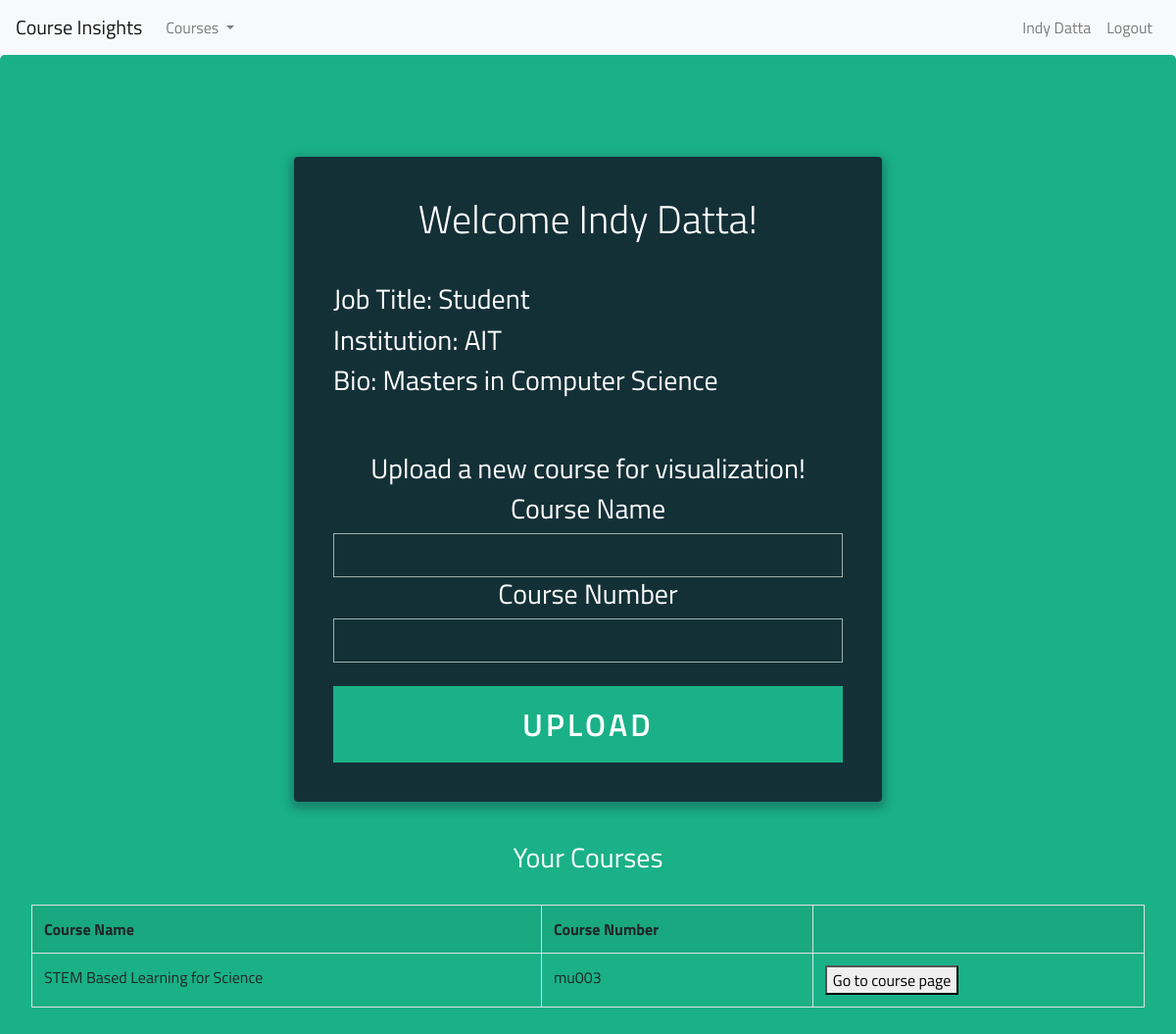
The app's page /profile.php (signed in) with its own data.
### tables this page shows
CREATE TABLE `courses` (
  `course_id` int(11) NOT NULL AUTO_INCREMENT,
  `course_name` varchar(255) NOT NULL,
  `course_number` varchar(255) NOT NULL,
  `user_id` int(11) NOT NULL,
  `isUpdated` tinyint(1) DEFAULT '0',
  PRIMARY KEY (`course_id`),
  KEY `fk_user` (`user_id`),
  CONSTRAINT `courses_ibfk_1` FOREIGN KEY (`user_id`) REFERENCES `user` (`user_id`) ON DELETE CASCADE ON UPDATE CASCADE
);

### profile.php (the view, shortened to what this page needs)
<?php
require 'db.php';
if ( $_SESSION['logged_in'] != 1 )
{
  $_SESSION['message'] = "You must log in before viewing your profile page!";
  header("location: error.php");
}
else
{
    $user_id = $_SESSION['user_id'];
    $first_name = $_SESSION['first_name'];
    $last_name = $_SESSION['last_name'];
    $title = $_SESSION['title'];
    $institution = $_SESSION['institution'];
    $bio = $_SESSION['bio'];
}
    $userID = $mysqli->escape_string($user_id);
    $query_selectCourses = "SELECT * FROM courses WHERE user_id='$userID'";
    $result = $mysqli->query($query_selectCourses);
?>
<!DOCTYPE html>
<html >
<head>
  <link rel="stylesheet" href="https://stackpath.bootstrapcdn.com/bootstrap/4.3.1/css/bootstrap.min.css">
</head>
<body>
  <nav class="navbar navbar-expand-lg navbar-light bg-light">
  <a class="navbar-brand" href="#">Course Insights</a>
  <div class="collapse navbar-collapse" id="navbarSupportedContent">
    <ul class="navbar-nav mr-auto">
      <li class="nav-item dropdown">
        <a class="nav-link dropdown-toggle" href="#" id="navbarDropdown" role="button" data-toggle="dropdown" aria-haspopup="true" aria-expanded="false">
          Courses
        </a>
      </li>
    </ul>
  </div>
  <div class="navbar-collapse collapse w-100 order-3 dual-collapse2">
        <ul class="navbar-nav ml-auto">
            <li class="nav-item">
                <a class="nav-link" href="#"> <?php echo $first_name.' '.$last_name ?> </a>
            </li>
            <li class="nav-item">
                <a class="nav-link" href="logout.php"> Logout </a>
            </li>
        </ul>
    </div>
</nav>
<div class="jumbotron">
   <div class="form">
          <h1 align="center">Welcome <?= $first_name.' '.$last_name.'!' ?></h1>
          <h3 align="left">Job Title: <?= $title ?> </h3>
          <h3 align="left">Institution: <?= $institution ?> </h3>
          <h3 align="left">Bio: <?= $bio ?></h3>
          <br>
          <br>
          <form method="post" enctype='multipart/form-data'>
            <h3 align="center"> Upload a new course for visualization! </h3>
            <div>
              <h3 align="center"> Course Name </h3>
              <input type="text" name="courseName">
            </div>
            <div>
              <h3 align="center"> Course Number </h3>
              <input type="text" name="courseNumber">
            </div>
            <br>
            <div>
              <input type="submit" name="upload" class="button button-block" value="Upload" />
            </div>
          </form>
    </div>
    <h3 align="center"> Your Courses </h3>
   <br />
    <form method="post" action="courseDash.php">
       <div class="table-responsive">
    <table class="table table-bordered table-striped">
     <tr>
      <th>Course Name</th>
      <th>Course Number</th>
      <th></th>
     </tr>
      <?php
        while($row = mysqli_fetch_array($result))
        {
          echo '
          <tr>
          <td>'.$row["course_name"].'</td>
          <td>'.$row["course_number"].'</td>
          <td><button type="submit" name="courseID" value='.$row["course_id"].'> Go to course page </td>
          </tr>
          ';
        }
     ?>
    </table>
   </div>
    </form>
</div>
</body>
</html>

### css/style.css (style rules this page uses)
*, *:before, *:after { box-sizing: border-box; }
html { overflow-y: scroll; }
body { background: #ffffff; font-family: 'Titillium Web', sans-serif; }
a { text-decoration: none; color: #1ab188; -webkit-transition: .5s ease; transition: .5s ease; }
.jumbotron { background: #1ab188; color: #ffffff; }
.form { background: rgba(19, 35, 47, 0.9); padding: 40px; max-width: 600px; margin: 40px auto; border-radius: 4px; box-shadow: 0 4px 10px 4px rgba(19, 35, 47, 0.3); }
h1 { text-align: center; color: #ffffff; font-weight: 300; margin: 0 0 40px; }
input, textarea { font-size: 22px; display: block; width: 100%; padding: 5px 10px; background: none; background-image: none; border: 1px solid #a0b3b0; color: #ffffff; border-radius: 0; -webkit-transition: border-color .25s ease, box-shadow .25s ease; transition: border-color .25s ease, box-shadow .25s ease; }
.button { border: 0; outline: none; border-radius: 0; padding: 15px 0; font-size: 2rem; font-weight: 600; text-transform: uppercase; letter-spacing: .1em; background: #1ab188; color: #ffffff; -webkit-transition: all 0.5s ease; transition: all 0.5s ease; -webkit-appearance: none; }
.button-block { display: block; width: 100%; }

### records on screen
courses: course_name "STEM Based Learning for Science", course_number "mu003", $row["course_id"] 31 (drawn)

### other values on screen
$first_name "Indy"
$last_name "Datta"
$title "Student"
$institution "AIT"
$bio "Masters in Computer Science"
